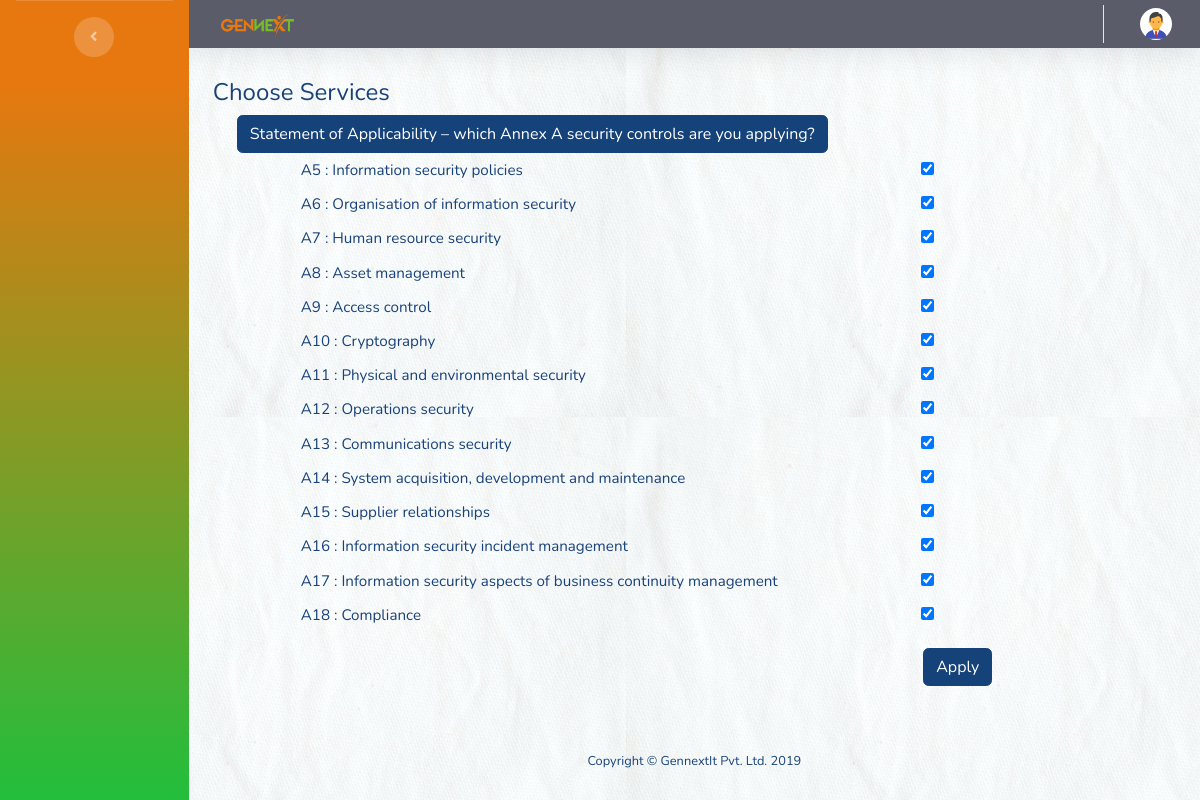
Page /index.php/home/annex_services on the committed database.
### tables this page shows
CREATE TABLE `mainsection` (
  `id` int(11) NOT NULL,
  `title` varchar(200) NOT NULL,
  `clause_section` varchar(20) NOT NULL,
  `tag_type` text NOT NULL
);

### application/controllers/Home.php (called while the page is built, shortened)
<?php
class Home extends CI_Controller
{
	public function annex_services()
	{
		$data['annex'] = $this->MainModel->selectAllFromWhere('mainsection', array('tag_type' => Annex_A_controls));
		$this->load->view('common_view/header');
		$this->load->view('common_view/nav');
		$this->load->view('annex_services', $data);
		$this->load->view('common_view/footer');
	}
}

### index.php (called while the page is built, shortened)
<?php
require_once BASEPATH.'core/CodeIgniter.php';

### application/models/MainModel.php (called while the page is built, shortened)
<?php
class MainModel extends ci_model
{
    public function selectAllFromWhere($tableName = null, $condition = null, $order_col = null)
    {
        $query = $this->db->get_where($tableName, $condition)->result_array();
        $this->db->order_by($order_col, "asc");
        if ($query != null) {
            return $this->db->affected_rows() ? $query : FALSE;
        } else {
            return FALSE;
        }
    }
}

### application/views/annex_services.php (the view, shortened to what this page needs)
<div class="container mt-30">
  <div>
    <h2>Choose Services</h2>
  </div>
  <div class="container">
			<a href="#demo" class="btn btn-primary" data-toggle="collapse">Statement of Applicability – which Annex A security controls are you applying?</a>
			<div id="demo" class="collapse show">
      <form action="<?php echo base_url('Home/set_services')?>" method="POST">
				<ol class="text-justify">
        <?php
        for ($j = 0; $j < count($annex); $j++) {
          ?>
					   <div class="row container py-2">
              <div class="col-sm-9">
              <span><?php echo $annex[$j]['clause_section'];?> :</span> <?php echo $annex[$j]['title'] ?>
                </div>
                <div class="col-sm-2">
                <input type="checkbox" value="<?php echo $annex[$j]['clause_section']?>" name="<?php echo $j?>" checked="checked">
                </div>
              </div>
          <?php }?>
        </ol>
        <button class="btn btn-primary offset-9" type="submit" >Apply</button>
        </form>
			</div>
		</div>
</div>

### assets/css/style.css (style rules this page uses)
.mt-30 { margin-top: 30px; }

### rows in the picture
mainsection: clause_section "A5", title "Information security policies"
mainsection: clause_section "A6", title "Organisation of information security"
mainsection: clause_section "A7", title "Human resource security"
mainsection: clause_section "A8", title "Asset management"
mainsection: clause_section "A9", title "Access control"
mainsection: clause_section "A10", title "Cryptography"
mainsection: clause_section "A11", title "Physical and environmental security"
mainsection: clause_section "A12", title "Operations security"
mainsection: clause_section "A13", title "Communications security"
mainsection: clause_section "A14", title "System acquisition, development and maintenance"
mainsection: clause_section "A15", title "Supplier relationships"
mainsection: clause_section "A16", title "Information security incident management"
mainsection: clause_section "A17", title "Information security aspects of business continuity management"
mainsection: clause_section "A18", title "Compliance"
